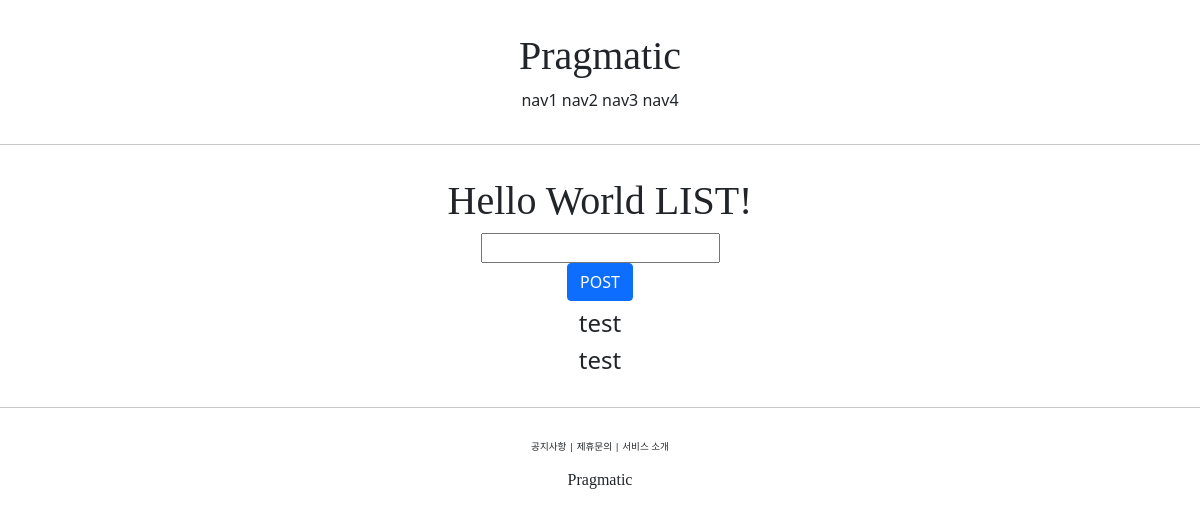
/accounts/hello_world/, run on an earlier commit of the app's database.
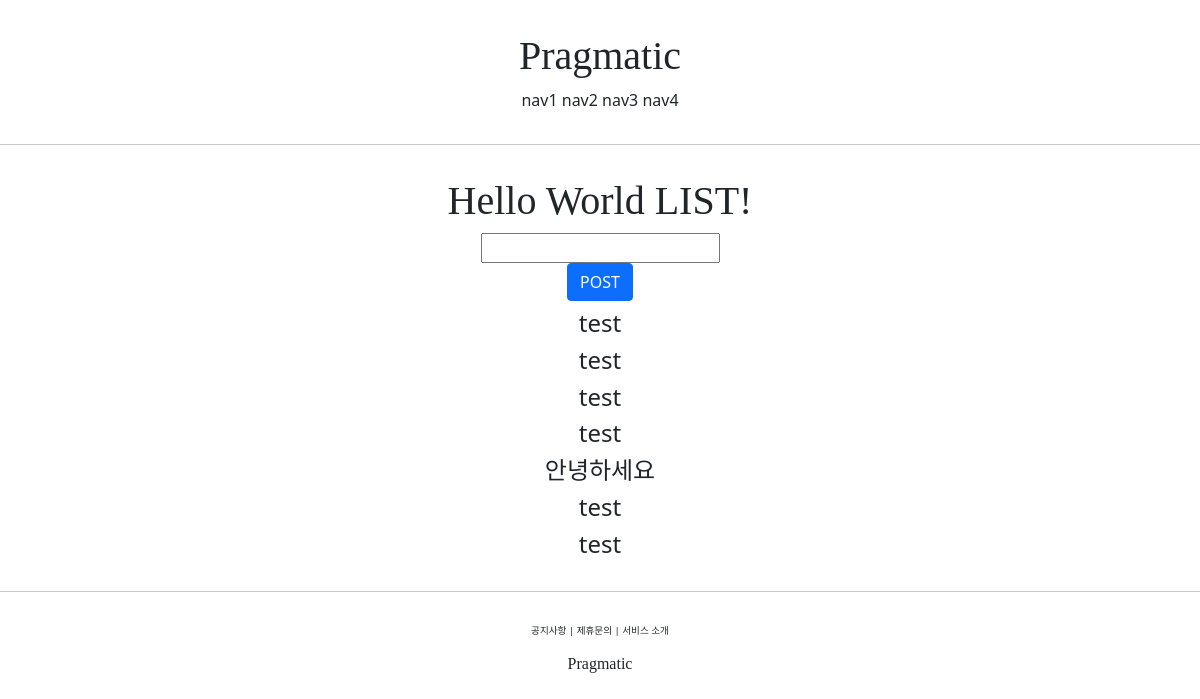
And on a later commit of the database.
### accountapp/models.py (models this page shows)
class HelloWorld(models.Model):
    text = models.CharField(max_length=255, null=False)

### accountapp/views.py (the view)
# urls.py: path('hello_world/', hello_world, name='hello_world'),
def hello_world(request):
    if request.method == "POST":
        temp = request.POST.get('hello_world_input')
        new_hello_world = HelloWorld()
        new_hello_world.text = temp
        new_hello_world.save()
        return HttpResponseRedirect(reverse('accountapp:hello_world'))
    else:
        hello_world_list = HelloWorld.objects.all()
        return render(request, 'accountapp/hello_world.html', context={'hello_world_list': hello_world_list})

### accountapp/templates/accountapp/hello_world.html (shortened to what this page needs)
{% extends 'base.html' %}
{% block content %}
    <div style="border-radius: 1rem; margin: 2rem; text-align: center">
        <h1 style="font-family: 'lobster', cursive;">
            Hello World LIST!
        </h1>
        <form action="/accounts/hello_world/" method="post">
            <div>
                <input type="text" name="hello_world_input">
            </div>
             <div>
                <input type="submit" class="btn btn-primary" value="POST">
            </div>
        </form>
        {% if hello_world_list %}
            {% for hello_world in hello_world_list %}
        <h4>
            {{ hello_world.text }}
        </h4>
            {% endfor %}
        {% endif %}
    </div>
{% endblock %}

What changed in the data, as far as the page shows it:
added HelloWorld: text "test"
added HelloWorld: text "test"
added HelloWorld: text "안녕하세요"
added HelloWorld: text "test"
added HelloWorld: text "test"
